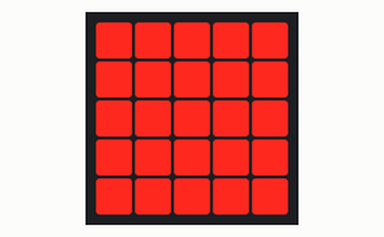
Bench run of a program on a simulated BBC micro:bit (MakeCode). On the bench: the board's 5×5 LED display.

Above: at 0.1 s.

The program:

main.ts
```typescript
function Morse_R () {
    Morce_Point()
    Morse_Tiret()
    Morce_Point()
}
function O () {
    for (let index = 0; index < 3; index++) {
        Morse_Tiret()
    }
}
function T () {
    Morse_Tiret()
}
function Morce_I () {
    for (let index = 0; index < 2; index++) {
        Morce_Point()
    }
}
function Morse_C () {
    for (let index = 0; index < 2; index++) {
        Morse_Tiret()
        Morce_Point()
    }
}
function Morse_Tiret () {
    basic.showLeds(`
        # # # # #
        # # # # #
        # # # # #
        # # # # #
        # # # # #
        `)
    basic.pause(200)
    basic.clearScreen()
    basic.pause(50)
}
function Espace () {
    basic.clearScreen()
    basic.pause(500)
}
function B () {
    Morse_Tiret()
    for (let index = 0; index < 3; index++) {
        Morce_Point()
    }
}
function Fin_mot () {
    basic.clearScreen()
    basic.pause(1000)
}
function Morce_Point () {
    basic.showLeds(`
        # # # # #
        # # # # #
        # # # # #
        # # # # #
        # # # # #
        `)
    basic.pause(50)
    basic.clearScreen()
    basic.pause(50)
}
function Morse_M () {
    for (let index = 0; index < 2; index++) {
        Morse_Tiret()
    }
}
Morse_M()
Espace()
Morce_I()
Espace()
Morse_C()
Espace()
Morse_R()
Espace()
O()
Espace()
B()
Espace()
Morce_I()
Espace()
T()
Fin_mot()
basic.forever(function () {

})
```

test.ts
```typescript
// les tests vont ici ; cela ne sera pas compilé si ce paquet est utilisé en tant qu'extension.
```
